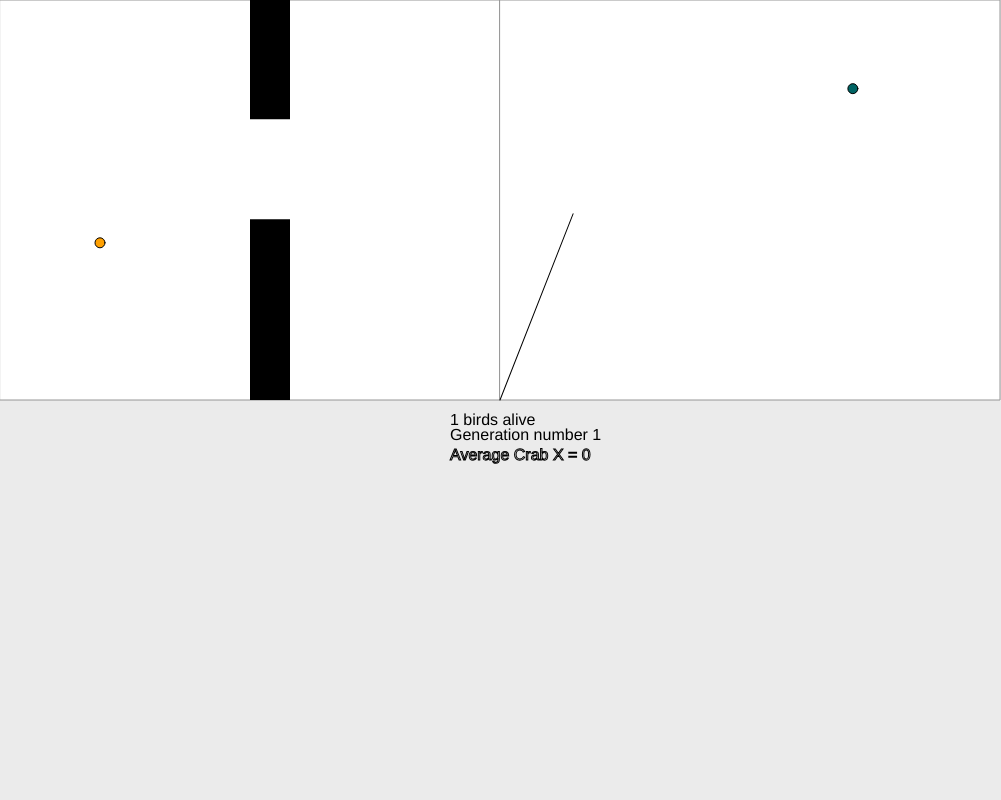
Frame 1 (no input)
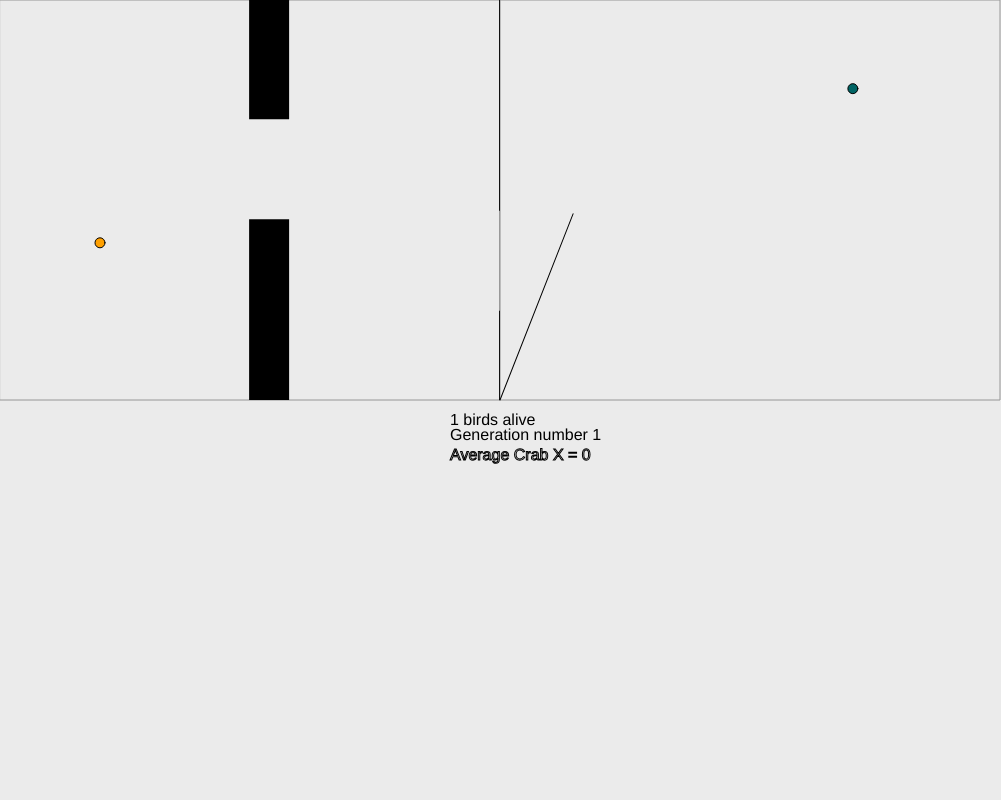
Frame 60 (no input)
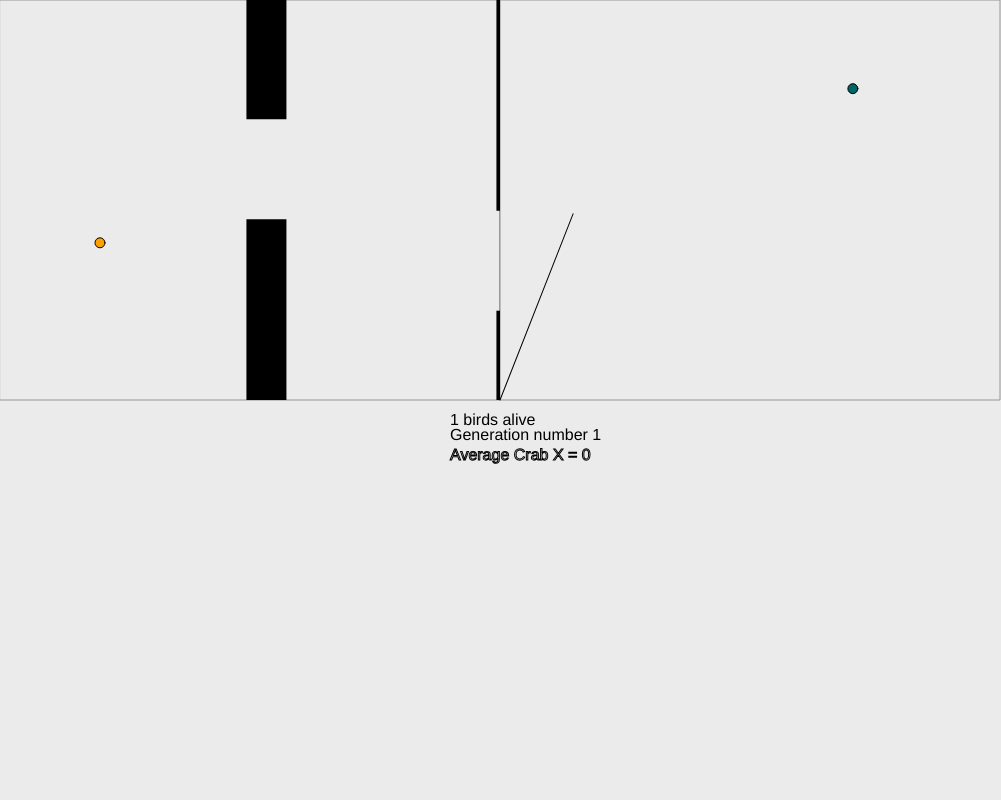
Frame 120 (the mouse pressed at the canvas centre since frame 60)

The p5.js sketch that drew these frames (run headless with seeded random() and noise() and a simulated clock; from frame 60 on, the mouse is pressed at the canvas centre):

// p5.js sketch
// ── sketch.js
/*

ToDo
Who fucking knows
*/
var mutationRate = 0.05;
var data = 0;
var gmov
var numOrganisms = 1
var organisms = [];
var net = 0;
var pipe1;
var pipe2;
var Bird;
var Target;
var counter = 0
var org = 0;
var sorted = [];
var testing = [];
var globalBirdFitness
var GenNum = 1;
var tries = 0;
var maxTries = 2;
var survivedPop = []
var crossoverRate = 1;
var mutationRate = 0.05;
var stepSize = 0.01
var genNew = 0.1;
var birdsAlive = numOrganisms;
var Averg = 0


function setup() {
    //frameRate(10);
    createCanvas(1001, 800)
    Target = new goal();
    data = random(-1, 1);
angleMode(DEGREES)
    //adds objects to the given arrays
    background(255)



    pipe1 = new pipe(250);
    pipe2 = new pipe(500);



    net = new NeuralNet(10, 15, 7);

    Bird = new bird();

    for (l = 0; l < numOrganisms; l++) {
        organisms.push(new organism());
        organisms[l].initBrain();
        organisms[l].id = l
    }

    org = new organism();
}

function draw() {


    stroke(150);
    background(235);
    rect(0, 0, 500, 400)
    rect(500, 0, 500, 400)
    noStroke()
    pipe1.Display();
    pipe2.Display();


    //Bird.Display();

    textSize(16);
    fill(0);
    text(birdsAlive + " birds alive", 450, 425);
    text("Generation number " + GenNum, 450, 440);

    for (d = 0; d < organisms.length; d++) {
        organisms[d].update();
    }

    

    //second game / reseting everything
    Target.Display();
    counter++
    gmov = false;
    var number = 0
    
    for (i = 0; i < organisms.length; i++) {
        
        if (organisms[i].bird.alive) {
            
            gmov = true
            i = organisms.length;
        }


    }
    for (i = 0; i < organisms.length; i++) {
        
        if (organisms[i].bird.alive) {
            number++;
            
            
        }
  Averg += (organisms[i].crab.X-500)

    }
    text("Average Crab X = " + Averg/organisms.length , 450, 460);
    Averg = 0
    birdsAlive = number

    ///////////DEBUG ZONE//////////////////

    ///////////DEBUG ZONE//////////////////
    if (!gmov) {
birdsAlive = 300;
        Target.generate();
        for (i = 0; i < organisms.length; i++) {
            organisms[i].crab.calcFitness();
            organisms[i].bird.calcFit();
            //organisms[i].fitness = (organisms[i].bird.fitness + organisms[i].crab.fitness)
            //organisms[i].fitness = (organisms[i].bird.fitness)
            organisms[i].fitness = (organisms[i].crab.fitness)
            if (organisms[i].fitness < 0) {
                organisms[i].fitness = 0.1;
            }

            organisms[i].bird.reset();
            organisms[i].crab.restart();

        }

        if (tries < maxTries) {

            tries++
        } else {
GenNum++
            //evolve(organisms);

            tries = 0;
        }



        pipe1.reset(250)
        pipe2.reset(500)
        
        gmov = true;
    }

    dispConns(net);



}

function keyPressed() {
    if (keyCode === ENTER) {
        Bird.jump();
    }
}

function dispConns(network) {
    var numInputs = network.inputs.length;
    var numOutputs = network.outputs.length;
    var inputGap = 400 / numInputs;
    var outputGap = 400 / numOutputs;

    for (i = 0; i < network.inputs.length; i++) {
        stroke(0, 0, 150);
        strokeWeight(5);
        ellipse(20, (i * inputGap) + 430, 20, 20);

        stroke(0);

        strokeWeight(2);
        for (j = 0; j < network.inputs[i].connectionsOut.length; j++) {

            line(20, (i * inputGap) + 430, network.inputs[i].connectionsOut[j].X, network.inputs[i].connectionsOut[j].Y)

        }
    }
    for (i = 0; i < network.outputs.length; i++) {
        
        stroke(100, 0, 150);
        strokeWeight(5);
        ellipse(980, (i * outputGap) + 430, 20, 20);
        network.outputs[i].X = 980;
        network.outputs[i].Y = (i * outputGap) + 430;
        noStroke();


    }
    for (i = 0; i < network.nodes.length; i++) {
        stroke(0);
        strokeWeight(2);
        for (j = 0; j < network.nodes[i].connectionsOut.length; j++) {
            line(network.nodes[i].X, network.nodes[i].Y, network.nodes[i].connectionsOut[j].X, network.nodes[i].connectionsOut[j].Y);

        }
    }
    for (i = 0; i < network.nodes.length; i++) {

        network.nodes[i].visualize();

    }

}

function isAlreadyIn(array, object) {

    for (i = 0; i < array.length; i++) {

        if (array[i] === object) {
            return false;

        }
    }
    return true;
}

function isAlreadyIn2(array, object) {

    for (i = 0; i < array.length; i++) {

        if (array[i] === object) {
            return i;

        }
    }
    return false;
}

function forEach(array, fn) {
    for (m = array.length; m < array.length; m++) {
        fn(m);
    }
}

// ── GA.js
function evolve() {
    Sort();
}

function Sort() {

    var srtd = false
    var remain = organisms.length - 1;
    var tempo

    while (!srtd) {
        srtd = true
        for (k = 0; k < remain; k++) {
            organisms[k].bird.previous = false;
            if (organisms[k].fitness > organisms[k + 1].fitness) {
                tempo = organisms[k]
                organisms[k] = organisms[k + 1]
                organisms[k + 1] = tempo
                srtd = false

            }
        }
    }
   
    net = organisms[organisms.length - 1].net

    organisms[organisms.length - 1].bird.previous = true

    nextGen();
}

function nextGen() {
    survivedPop = [];
    var maxFit = organisms[organisms.length - 1].fitness
    while (survivedPop.length < organisms.length / 2) {
        
        for (j = organisms.length - 1; j > 0; j--) {
            if (random(maxFit) < organisms[j].fitness && survivedPop.length < organisms.length / 2) {
                survivedPop.push(new organism())
                survivedPop[survivedPop.length - 1].id = organisms[j].id
                survivedPop[survivedPop.length - 1].bird = new bird();
                survivedPop[survivedPop.length - 1].crab = new crab();
                survivedPop[survivedPop.length - 1].net.outputs = [];
                survivedPop[survivedPop.length - 1].net.nodes = [];
                survivedPop[survivedPop.length - 1].net.inputs = [];
                for (k = 0; k < organisms[j].net.outputs.length; k++) {
                    survivedPop[survivedPop.length - 1].net.outputs.push(new outputNode())

                }
                for (k = 0; k < organisms[j].net.outputs.length; k++) {
                    survivedPop[survivedPop.length - 1].net.outputs[k].X = organisms[j].net.outputs[k].X
                    survivedPop[survivedPop.length - 1].net.outputs[k].Y = organisms[j].net.outputs[k].Y
                    survivedPop[survivedPop.length - 1].net.outputs[k].storage = organisms[j].net.outputs[k].storage
                    survivedPop[survivedPop.length - 1].net.outputs[k].id = organisms[j].net.outputs[k].id
                    survivedPop[survivedPop.length - 1].net.outputs[k].same = organisms[j].net.outputs[k].same

                }
                /////Preload some nodes//////
                for (g = 0; g < organisms[j].net.nodes.length; g++) {
                    survivedPop[survivedPop.length - 1].net.nodes.push(new node())
                }
                /////////

                for (g = 0; g < organisms[j].net.nodes.length; g++) {

                    ///////////This copies the connections out of the nodes///////////////
                    for (f = 0; f < organisms[j].net.nodes[g].connectionsOut.length; f++) {
                        for (o = 0; o < survivedPop[survivedPop.length - 1].net.outputs.length; o++) {

                            if (survivedPop[survivedPop.length - 1].net.outputs[o].same === organisms[j].net.nodes[g].connectionsOut[f].same) {

                                survivedPop[survivedPop.length - 1].net.nodes[g].connectionsOut.push(survivedPop[survivedPop.length - 1].net.outputs[o])
                            }


                        }
                    }
                    ///////////This copies the connections out of the nodes///////////////
                    ///////////This copies ///////////////
                    survivedPop[survivedPop.length - 1].net.nodes[g].weights = organisms[j].net.nodes[g].weights.slice();
                    survivedPop[survivedPop.length - 1].net.nodes[g].hasCon = organisms[j].net.nodes[g].hasCon;
                    survivedPop[survivedPop.length - 1].net.nodes[g].storage = organisms[j].net.nodes[g].storage;
                    survivedPop[survivedPop.length - 1].net.nodes[g].X = organisms[j].net.nodes[g].X;
                    survivedPop[survivedPop.length - 1].net.nodes[g].Y = organisms[j].net.nodes[g].Y;
                    survivedPop[survivedPop.length - 1].net.nodes[g].storage = organisms[j].net.nodes[g].storage;
                    survivedPop[survivedPop.length - 1].net.nodes[g].bias = organisms[j].net.nodes[g].bias;
                    survivedPop[survivedPop.length - 1].net.nodes[g].same = organisms[j].net.nodes[g].same;
                    ///////////This copies ///////////////

                }

                //////////preLoad some inputs//////////
                for (i = 0; i < organisms[j].net.inputs.length; i++) {
                    survivedPop[survivedPop.length - 1].net.inputs.push(new imputNode());
                }
                //////////preLoad some inputs//////////
                ////add some connections///////

                for (g = 0; g < organisms[j].net.inputs.length; g++) {

                    ///////////This copies the connections out of the nodes///////////////
                    for (f = 0; f < organisms[j].net.inputs[g].connectionsOut.length; f++) {
                        for (o = 0; o < survivedPop[survivedPop.length - 1].net.nodes.length; o++) {
                            if (survivedPop[survivedPop.length - 1].net.nodes[o].same === organisms[j].net.inputs[g].connectionsOut[f].same) {
                                survivedPop[survivedPop.length - 1].net.inputs[g].connectionsOut.push(survivedPop[survivedPop.length - 1].net.nodes[o])
                            }
                        }
                    }
                    ///////////This copies the connections out of the inputs///////////////
                    ///////////This copies ///////////////
                    survivedPop[survivedPop.length - 1].net.inputs[g].weights = organisms[j].net.inputs[g].weights.slice();
                    survivedPop[survivedPop.length - 1].net.inputs[g].id = organisms[j].net.inputs[g].id;
                    survivedPop[survivedPop.length - 1].net.inputs[g].hasCon = organisms[j].net.inputs[g].hasCon;
                    survivedPop[survivedPop.length - 1].net.inputs[g].storage = organisms[j].net.inputs[g].storage;
                    survivedPop[survivedPop.length - 1].net.inputs[g].threshold = organisms[j].net.inputs[g].threshold;
                    survivedPop[survivedPop.length - 1].net.inputs[g].bias = organisms[j].net.inputs[g].bias;

                    ///////////This copies ///////////////

                }
            }
        }
    }
    
    
     for(u = 0;u<organisms.length*genNew;u++){
        survivedPop.push(new organism()) 
         survivedPop[survivedPop.length-1].initBrain()
     }
    
    ///well now what should i put in... oh year add some random ones you dummy.
    while (survivedPop.length < organisms.length) {
        survivedPop.push(mutate(survivedPop,floor(random(survivedPop.length))))
        
        var ran = random(1);
        if(ran<mutationRate){
            addConnection(survivedPop[survivedPop.length-1])
        }
        ran = random(1);
         if(ran<mutationRate){
            removeConnection(survivedPop[survivedPop.length-1])
        }
        ran = random(1);
         if(ran<mutationRate){
            addNode(survivedPop[survivedPop.length-1])
        }
        ran = random(1);
         if(ran<mutationRate){
            removeNode(survivedPop[survivedPop.length-1])
        }
        ran = random(1);
         if(ran<mutationRate){
            changeId(survivedPop[survivedPop.length-1])
        }
        
        
    }
    
    
    var sillyWillie = organisms.length
    
    organisms = []
    
    for(w=0;w<survivedPop.length;w++){
       
        organisms.push(Clone(survivedPop,w))
    }
}

function crossover(p1, p2) {
    var parent1 = Clone(organisms, p1);
    var parent2 = Clone(organisms, p2);
    var sneakyNut = p1
    var p1ICOut = []
    var p2ICOut = []
    var p1NCOut = []
    var p2NCOut = []
    var tempInputs
    var tempNodes
    var tempOutputs
    //switch parent1 inputs and outputs
    //switch parent2 nodes


    tempInputs = parent2.net.inputs.slice()

    parent2.net.inputs = parent1.net.inputs.slice();

    parent1.net.inputs = tempInputs.slice();


    tempOutputs = parent2.net.outputs.slice();

    parent2.net.outputs = parent1.net.outputs.slice();

    parent1.net.outputs = tempOutputs.slice();


    tempNodes = parent1.net.nodes.slice();

    parent1.net.nodes = parent2.net.nodes.slice();

    parent2.net.nodes = tempNodes.slice();



    ////////DEBUG ZONE//////////

    ////////DEBUG ZONE//////////

    //clean the inputs
    for (i = 0; i < parent1.net.inputs.length; i++) {
        p1ICOut[i] = parent1.net.inputs[i].connectionsOut.length + 1
        parent1.net.inputs[i].connectionsOut = [];
    }

    for (i = 0; i < parent2.net.inputs.length; i++) {
        p2ICOut[i] = parent2.net.inputs[i].connectionsOut.length
        parent2.net.inputs[i].connectionsOut = [];
    }
    //clean the nodes
    for (i = 0; i < parent1.net.nodes.length; i++) {
        p1NCOut[i] = parent1.net.nodes[i].connectionsOut.length + 1
        parent1.net.nodes[i].connectionsOut = [];
    }

    for (i = 0; i < parent2.net.nodes.length; i++) {
        p2NCOut[i] = parent2.net.nodes[i].connectionsOut.length
        parent2.net.nodes[i].connectionsOut = [];
    }

    // Next: add shit to the connections out and adjust weight array



    for (w = 0; w < parent1.net.inputs.length; w++) {

        for (j = 0; j < p1ICOut[w]; j++) {
            var temp = parent1.net.nodes[floor(random(parent1.net.nodes.length))]
            if (isAlreadyIn(parent1.net.inputs[w].connectionsOut, temp)) {
                parent1.net.inputs[w].connectionsOut.push(temp)

            }
        }

        while (parent1.net.inputs[w].weights.length > parent1.net.inputs[w].connectionsOut.length) {
            parent1.net.inputs[w].weights.pop();
        }
        while (parent1.net.inputs[w].weights.length < parent1.net.inputs[w].connectionsOut.length) {
            parent1.net.inputs[w].weights.push(random(0, 1));
        }


    }

    for (u = 0; u < parent2.net.inputs.length; u++) {

        for (j = 0; j < p2ICOut[u]; j++) {
            var temp = parent2.net.nodes[floor(random(parent2.net.nodes.length))]
            if (isAlreadyIn(parent2.net.inputs[u].connectionsOut, temp)) {

                parent2.net.inputs[u].connectionsOut.push(temp)

            }
        }
        while (parent2.net.inputs[u].weights.length > parent2.net.inputs[u].connectionsOut.length) {
            parent2.net.inputs[u].weights.pop();
        }
        while (parent2.net.inputs[u].weights.length < parent2.net.inputs[u].connectionsOut.length) {
            parent2.net.inputs[u].weights.push(random(0, 1));
        }

    }




    for (v = 0; v < parent1.net.nodes.length; v++) {

        for (j = 0; j < p1NCOut[v]; j++) {
            var temp = parent1.net.outputs[floor(random(parent1.net.outputs.length))]
            if (isAlreadyIn(parent1.net.nodes[v].connectionsOut, temp)) {
                parent1.net.nodes[v].connectionsOut.push(temp)

            }
        }
        while (parent1.net.nodes[v].weights.length > parent1.net.nodes[v].connectionsOut.length) {
            parent1.net.nodes[v].weights.pop();
        }
        while (parent1.net.nodes[v].weights.length < parent1.net.nodes[v].connectionsOut.length) {
            parent1.net.nodes[v].weights.push(0, 1);
        }
    }

    for (u = 0; u < parent2.net.nodes.length; u++) {

        for (j = 0; j < p2NCOut[u]; j++) {
            var temp = parent2.net.outputs[floor(random(parent2.net.outputs.length))]
            if (isAlreadyIn(parent2.net.nodes[u].connectionsOut, temp)) {

                parent2.net.nodes[u].connectionsOut.push(temp)

            }
        }
        while (parent2.net.nodes[u].weights.length > parent2.net.nodes[u].connectionsOut.length) {
            parent2.net.nodes[u].weights.pop();
        }
        while (parent2.net.nodes[u].weights.length < parent2.net.nodes[u].connectionsOut.length) {
            parent2.net.nodes[u].weights.push(random(0, 1));
        }

    }
    return [parent1, parent2]

}

function mutate(organ) {


}


/*
////////////////////////////////////////////////////////////////
\\\\\\\\\\\\\\\\\\\\\\\\\\\\\\\\\\\\\\\\\\\\\\\\\\\\\\\\\\\\\\\\
////////////////////////////////////////////////////////////////
\\\\\\\\\\\\\\\\\\\\\\\\\\\\\\\\\\\\\\\\\\\\\\\\\\\\\\\\\\\\\\\\
////////////////////////////////////////////////////////////////
\\\\\\\\\\\\\\\\\\\\\\\\\\\\\\\\\\\\\\\\\\\\\\\\\\\\\\\\\\\\\\\\
////////////////////////////////////////////////////////////////
\\\\\\\\\\\\\\\\\\\\\\\\\\\\\\\\\\\\\\\\\\\\\\\\\\\\\\\\\\\\\\\\
////////////////////////////////////////////////////////////////
\\\\\\\\\\\\\\\\\\\\\\\\\\\\\\\\\\\\\\\\\\\\\\\\\\\\\\\\\\\\\\\\
////////////////////////////////////////////////////////////////
\\\\\\\\\\\\\\\\\\\\\\\\\\\\\\\\\\\\\\\\\\\\\\\\\\\\\\\\\\\\\\\\
*/


function Clone(OLD, j) {
    var NEW = []


    NEW.push(new organism())
    NEW[NEW.length - 1].id = OLD[j].id
    NEW[NEW.length - 1].bird = new bird();
    NEW[NEW.length - 1].crab = new crab();
    NEW[NEW.length - 1].net.outputs = [];
    NEW[NEW.length - 1].net.nodes = [];
    NEW[NEW.length - 1].net.inputs = [];
    for (k = 0; k < OLD[j].net.outputs.length; k++) {
        NEW[NEW.length - 1].net.outputs.push(new outputNode())

    }
    for (k = 0; k < OLD[j].net.outputs.length; k++) {
        NEW[NEW.length - 1].net.outputs[k].X = OLD[j].net.outputs[k].X
        NEW[NEW.length - 1].net.outputs[k].Y = OLD[j].net.outputs[k].Y
        NEW[NEW.length - 1].net.outputs[k].storage = OLD[j].net.outputs[k].storage
        NEW[NEW.length - 1].net.outputs[k].id = OLD[j].net.outputs[k].id
        NEW[NEW.length - 1].net.outputs[k].same = OLD[j].net.outputs[k].same

    }
    /////Preload some nodes//////
    for (g = 0; g < OLD[j].net.nodes.length; g++) {
        NEW[NEW.length - 1].net.nodes.push(new node())
    }
    /////////

    for (g = 0; g < OLD[j].net.nodes.length; g++) {

        ///////////This copies the connections out of the nodes///////////////
        for (f = 0; f < OLD[j].net.nodes[g].connectionsOut.length; f++) {
            for (o = 0; o < NEW[NEW.length - 1].net.outputs.length; o++) {

                if (NEW[NEW.length - 1].net.outputs[o].same === OLD[j].net.nodes[g].connectionsOut[f].same) {

                    NEW[NEW.length - 1].net.nodes[g].connectionsOut.push(NEW[NEW.length - 1].net.outputs[o])
                }


            }
        }
        ///////////This copies the connections out of the nodes///////////////
        ///////////This copies ///////////////
        NEW[NEW.length - 1].net.nodes[g].weights = OLD[j].net.nodes[g].weights.slice();
        NEW[NEW.length - 1].net.nodes[g].hasCon = OLD[j].net.nodes[g].hasCon;
        NEW[NEW.length - 1].net.nodes[g].storage = OLD[j].net.nodes[g].storage;
        NEW[NEW.length - 1].net.nodes[g].X = OLD[j].net.nodes[g].X;
        NEW[NEW.length - 1].net.nodes[g].Y = OLD[j].net.nodes[g].Y;
        NEW[NEW.length - 1].net.nodes[g].storage = OLD[j].net.nodes[g].storage;
        NEW[NEW.length - 1].net.nodes[g].bias = OLD[j].net.nodes[g].bias;
        NEW[NEW.length - 1].net.nodes[g].same = OLD[j].net.nodes[g].same;
        ///////////This copies ///////////////

    }

    //////////preLoad some inputs//////////
    for (i = 0; i < OLD[j].net.inputs.length; i++) {
        NEW[NEW.length - 1].net.inputs.push(new imputNode());
    }
    //////////preLoad some inputs//////////
    ////add some connections///////

    for (g = 0; g < OLD[j].net.inputs.length; g++) {

        ///////////This copies the connections out of the nodes///////////////
        for (f = 0; f < OLD[j].net.inputs[g].connectionsOut.length; f++) {
            for (o = 0; o < NEW[NEW.length - 1].net.nodes.length; o++) {
                if (NEW[NEW.length - 1].net.nodes[o].same === OLD[j].net.inputs[g].connectionsOut[f].same) {
                    NEW[NEW.length - 1].net.inputs[g].connectionsOut.push(NEW[NEW.length - 1].net.nodes[o])
                }
            }
        }
        ///////////This copies the connections out of the inputs///////////////
        ///////////This copies ///////////////
        NEW[NEW.length - 1].net.inputs[g].weights = OLD[j].net.inputs[g].weights.slice();
        NEW[NEW.length - 1].net.inputs[g].id = OLD[j].net.inputs[g].id;
        NEW[NEW.length - 1].net.inputs[g].hasCon = OLD[j].net.inputs[g].hasCon;
        NEW[NEW.length - 1].net.inputs[g].storage = OLD[j].net.inputs[g].storage;
        NEW[NEW.length - 1].net.inputs[g].threshold = OLD[j].net.inputs[g].threshold;
        NEW[NEW.length - 1].net.inputs[g].bias = OLD[j].net.inputs[g].bias;

        ///////////This copies ///////////////

    }



    return NEW[0];

}

function mutate(Array,id){
    
    var array = Clone(Array,id)
    
var a = random(-1, 1);

        for (d = 0; d < array.net.inputs.length; d++) {
            
            a = random(-1, 1);
            if (abs(a) < 0.5) {
                    if (a < 0) {
                       
                        array.net.inputs[d].bias += stepSize
                        
                    } else {
                        array.net.inputs[d].bias -= stepSize
                    }
                }
            a = random(-1, 1);
            if (abs(a) < 0.5) {
                    if (a < 0) {
                        
                        array.net.inputs[d].threshold += stepSize
                    } else {
                        array.net.inputs[d].threshold -= stepSize
                    }
                }
            
            
            
            
            for (b = 0; b < array.net.inputs[d].connectionsOut.length; b++) {
                a = random(-1, 1);
                if (abs(a) < 0.5) {
                    if (a < 0) {
                        array.net.inputs[d].weights[b] += stepSize
                    } else {
                        array.net.inputs[d].weights[b] -= stepSize
                    }
                }
            }
        
        for (i = 0; i < array.net.nodes.length; i++) {
            
            a = random(-1, 1);
                if (abs(a) < 0.5) {
                    if (a < 0) {
                        array.net.nodes[i].threshold += stepSize
                    } else {
                        array.net.nodes[i].threshold -= stepSize
                    }
                }
            a = random(-1, 1);
                if (abs(a) < 0.5) {
                    if (a < 0) {
                        array.net.nodes[i].bias += stepSize
                    } else {
                        array.net.nodes[i].bias -= stepSize
                    }
                }
            
            
            for (b = 0; b < array.net.nodes[i].connectionsOut.length; b++) {
                a = random(-1, 1);
                if (abs(a) < 0.5) {
                    if (a < 0) {
                        array.net.nodes[i].weights[b] += stepSize
                    } else {
                        array.net.nodes[i].weights[b] -= stepSize
                    }
                }
            }
        }
        }
    return array
    
}
function addConnection(o){
    
        var index
        var test
        if (random(0, 1) < 0.5) {
            //add conection to node
            if (o.net.nodes.length > 0) {
                index = round(random(o.net.nodes.length - 1))
                test = false;

                for (z = 0; z < o.net.outputs.length; z++) {
                    if (isAlreadyIn(o.net.nodes[index].connectionsOut, o.net.outputs[z])) {

                        test = true;

                        append(o.net.nodes[index].connectionsOut, o.net.outputs[z])
                        o.net.nodes[index].weights[o.net.nodes[index].weights.length] = random(0, 1);
                        z = o.net.outputs.length
                    }
                }

            }
        } else {
            //add connection to node
            if (o.net.inputs.length > 0) {

                index = round(random(o.net.inputs.length - 1))

                test = false;

                for (z = 0; z < o.net.nodes.length; z++) {
                    if (isAlreadyIn(o.net.inputs[index].connectionsOut, o.net.nodes[z])) {

                        test = true;

                        append(o.net.inputs[index].connectionsOut, o.net.nodes[z])

                        o.net.inputs[index].weights[o.net.inputs[index].weights.length] = random(0, 1);
                        z = o.net.nodes.length
                    }
                }


            }
        }
}
function removeConnection(o){
     if (random(0, 1) < 0.5) {
            if (o.net.inputs.length > 0) {
                var inputR = round(random(0, o.net.inputs.length - 1))
                var index = round(random(0, o.net.inputs[inputR].connectionsOut.length))
                //splice(o.net.inputs[inputR].connectionsOut,index)
                //splice(o.net.inputs[inputR].weights,index)


                o.net.inputs

                if (o.net.inputs[inputR].connectionsOut.length > 1) {
                    o.net.inputs[inputR].connectionsOut[o.net.inputs[inputR].connectionsOut.length - 1] = o.net.inputs[inputR].connectionsOut[index]
                    o.net.inputs[inputR].connectionsOut.pop();
                    o.net.inputs[inputR].weights[o.net.inputs[inputR].weights.length - 1] = o.net.inputs[inputR].weights[index]
                    o.net.inputs[inputR].weights.pop();
                }
            }
        } else {
            if (o.net.nodes.length > 0) {
                var node = round(random(0, o.net.nodes.length - 1))

                var ndx = round(random(0, o.net.nodes[node].connectionsOut.length))


                o.net.inputs

                //splice(o.net.inputs[inputR].connectionsOut,index)
                //splice(o.net.inputs[inputR].weights,index)
                if (o.net.nodes[node].connectionsOut.length > 1) {
                    o.net.nodes[node].connectionsOut[o.net.nodes[node].connectionsOut.length - 1] = o.net.nodes[node].connectionsOut[ndx]
                    o.net.nodes[node].connectionsOut.pop();
                    o.net.nodes[node].weights[o.net.nodes[node].weights.length - 1] = o.net.nodes[node].weights[ndx]
                    o.net.nodes[node].weights.pop();
                }



            }
        }
}
function addNode (o){
    var rndm = random(0,1)
        if (rndm > 0.66) {
            //add input
            o.net.inputs.push(new imputNode())
        } else if (rndm > 0.33) {
            //add node
            o.net.nodes[o.net.nodes.length] = new node();
            o.net.nodes[o.net.nodes.length - 1].X = random(75, 900);
            o.net.nodes[o.net.nodes.length - 1].Y = random(420, 780);
        } else {
            //add output
            
            o.net.outputs.push(new outputNode())
            
        }
}
function removeNode(o){
   
    if (random(0, 1) > 0.66) {
        
            if (o.net.inputs.length === 1) {
                this.generateNew(o);

            } else {

                // input
                var tempI = round(random(0, o.net.inputs.length - 1))
                o.net.inputs[tempI] = o.net.inputs[o.net.inputs.length - 1]
                o.net.inputs.pop();
              
            }
        } else if (random(0, 1) > 0.33) {

            // node
            if (o.net.nodes.length === 1) {
                this.generateNew(o);

            } else {
                
                var tempN = round(random(0, o.net.nodes.length - 1))

                for (var y = 0; y < o.net.inputs.length; y++) {

                    if (isAlreadyIn(o.net.inputs[y].connectionsOut, o.net.nodes[tempN])) {

                    } else {
                        if (o.net.inputs.length > 0) {


                            var n = isAlreadyIn2(o.net.inputs[y].connectionsOut, o.net.nodes[tempN])

                            o.net.inputs[y].connectionsOut[n] = o.net.inputs[y].connectionsOut[o.net.inputs[y].connectionsOut.length - 1]

                            o.net.inputs[y].connectionsOut.length = o.net.inputs[y].connectionsOut.length-1
                            
                            
                        }
                    }
                }
                o.net.nodes[tempN] = o.net.nodes[o.net.nodes.length - 1]
                o.net.nodes.pop();
            }
            
        } else {

            // output
            if (o.net.outputs.length === 1) {
                this.generateNew(o);

            } else {
                var tempO = round(random(0, o.net.outputs.length - 1))
                /////////

                for (var y = 0; y < o.net.nodes.length; y++) {

                    if (isAlreadyIn(o.net.nodes[y].connectionsOut, o.net.outputs[tempN]) === true) {

                    } else {
                        if (o.net.nodes.length > 0) {


                            var n = isAlreadyIn2(o.net.nodes[y].connectionsOut, o.net.outputs[tempN])

                            o.net.nodes[y].connectionsOut[n] = o.net.nodes[y].connectionsOut[o.net.nodes[y].connectionsOut.length - 1]

                            o.net.nodes[y].connectionsOut.pop();
                        }
                    }
                }

                /////////

                o.net.outputs[tempO] = o.net.outputs[o.net.outputs.length-1]
                o.net.nodes.pop()
            }
            
            
        }
}
function changeId (o){
    
        if (random(0, 2 < 1)) {
            if (o.net.inputs.length > 0) {
                //input
                o.net.inputs[round(random(0, o.net.inputs.length - 1))].id = round(random(1, 10));
            }
        } else if (o.net.outputs.length > 0) {
            //output
            o.net.outputs[round(random(0, o.net.outputs.length - 1))].id = round(random(1, 6))
        }
}
function generateNew (o){
    
    o.net = []
     o.net = new NeuralNet(2,2,2)
    
    o.net.initNN()
    

}



// ── Organism.js
function organism() {
     this.id = random(1);
    this.net = new NeuralNet(5,5, 10)
    this.bird = new bird();
    this.crab = new crab();
    this.fitness = 0;
    this.survived = false;
    this.previousFitness;
   

    this.initBrain = function () {
        this.net.initNN();
    }
    this.reset = function () {
        this.bird.reset();
        this.crab.restart();
    }
    this.update = function () {

        this.net.updateNetwork(this.bird, this.crab)
        if (pipe1.Collide(this.bird) || pipe2.Collide(this.bird)) {
            this.bird.alive = false
        }

        this.bird.Display();

        this.crab.Display();

    }

}

// ── Pipes.js
function pipe(x) {
    //lots of variables for easy of data transfer?
    this.pipeTop = random(50,250)
    this.pipeBottom = 0;
    this.pipeX = x;
    this.pipeY = 0;
    this.pipeWidth = 40;
    this.pipeSpeed = 0;
    this.pipeBottomHeight = 0;

    this.reset = function (x) {
        this.pipeTop = random(0, 275);
        //this.pipeTop = random(50,250)
        this.pipeBottom = 0;
        this.pipeX = x;
        this.pipeSpeed = 2;
    }
    this.Display = function () {
        if (this.pipeX <= -40) {
            this.pipeX = 500;
            this.pipeTop = random(0, 300);
        }
        this.pipeX -= this.pipeSpeed;
        if (this.pipeX > 460) {
            this.pipeWidth = 500 - this.pipeX
        } else {
            this.pipeWidth = 40;
        }

        this.pipeBottomHeight = 300 - this.pipeTop;
        fill(0)
        rect(this.pipeX, this.pipeTop - 400, this.pipeWidth, 400)
        rect(this.pipeX, this.pipeTop + 100, this.pipeWidth, this.pipeBottomHeight)
        fill(255);
        this.pipeSpeed += 0.0005
    }
    this.Collide = function (bird) {

        if (bird.birdX > this.pipeX && bird.birdX < this.pipeX + this.pipeWidth) {
            
            //print("between the X")
            if (bird.birdY < this.pipeTop || bird.birdY > this.pipeTop + 100) {
                // print("between the Y")
                return true;
            }
        }
        if(bird.birdY===395){
            bird.alive = false;
        }

    }
}

// ── bird.js
function bird() {
this.originalY = random(200,300)
    this.birdX = 100;
    this.birdY = this.originalY
    this.gravity = 0;
    this.birdVelo = 0;
    this.alive = true;
    this.fitness = 0;
    this.previous = false;

    this.Display = function () {
if(this.alive){
  this.fitness ++;
    globalBirdFitness = this.fitness
        this.birdVelo -= this.gravity;
        if (this.birdY < 395) {
            this.birdY -= this.birdVelo;
        } else {
            this.birdY = 395
        }

        fill(255,160,0);
    stroke(0);
    strokeWeight(1);
    if(this.previous){
        fill(0,0,250);
    }
        ellipse(this.birdX, this.birdY, 10, 10);
        fill(255);
}
    }
    this.jump = function () {
      if(this.birdY>5){
       this.birdVelo = 5;
      }else{
          this.alive  = false;
      }
        this.birdY -= this.birdVelo;
        
    
    }
    this.reset = function(){
      this.birdX = 100;
    this.birdY = this.originalY
    this.birdVelo = 0
    this.alive = true;
        //this.fitness = 0;
        //globalBirdFitness = 0;
    }
    this.calcFit = function(){
        
      this.fitness =  (( this.fitness )/ globalBirdFitness)
        testing.push(this.fitness);
        
    }
}

// ── crab.js
function crab() {
     this.X = 500
        this.Y = 390
    
    this.power = 10;
    this.speedX = 0;
    this.speedY = 0;
    this.fitness = 0;
    this.fired = false;
    this.Acc = -0.1
    this.angle = - random(0,90)
    this.Display = function () {
       
        fill(255, 0, 0)
        push();
        translate(500,400);
        rotate(this.angle)
        line(0,0,200,0)
        pop();
        fill(255, 0, 0)
        
        if (this.fired){
            
            
            if(this.Y > 395){
                print("hit")
                this.Y = 394
                this.speedY = 0
                this.speedX = 0
                
            }else{
                this.speedY += this.Acc
            this.Y -= this.speedY;
            }
            
            if(this.X < 990){
                this.X += this.speedX;
            }else{
                this.X = 990
                this.speedX *= -1
                this.Acc = 0
                this.speedY = 0
            }
            
            ellipse(this.X, this.Y, 10, 10)
        }
        noFill();
    }
    this.fire = function(){
        if(this.fired === false){
        this.fired = true
        this.speedX = cos(-this.angle)*this.power;
        this.speedY = sin(-this.angle)*this.power;
        
        }
    }
    this.yaw = function(){
        this.angle -= 1;
    }
    this.restart = function () {

        this.X = 500
        this.Y = 400
        this.fitness = 0;
    }
    this.moveUp = function () {
        if (this.Y > 5) {
         //this.Y -= this.Speed;
        }
    }
    this.moveDown = function () {
        if (this.Y < 395) {
            //this.Y += this.Speed;
        }
    }
    this.moveLeft = function () {
        if (this.X > 505) {
            //this.X -= this.Speed;
        }
    }
    this.moveRight = function () {
        if (this.X < 995) {
            //this.X += this.Speed;
        }
    }
    this.calcFitness = function () {
        // Fitness is equal to staarting distance from the target minus the final distance in order to stop luck from being as much of a factor. (well not really anymore)

        if (dist(this.startingX, this.startingY, Target.X, Target.Y) - dist(this.X, this.Y, Target.X, Target.Y) >= 0) {

            this.fitness = ((dist(this.startingX, this.startingY, Target.X, Target.Y) - dist(this.X, this.Y, Target.X, Target.Y)) / dist(this.startingX, this.startingY, Target.X, Target.Y)) + 0.01

            if (this.fitness > 1) {
                this.fitness = 1;
            }
        } else {
            this.fitness = ((-dist(this.X, this.Y, Target.X, Target.Y)) / (dist(this.startingX, this.startingY, Target.X, Target.Y) + 0.01))

        }
        if (this.fitness < 0) {
            this.fitness = 0.01
        }


    }
}

// ── goal.js
function goal(){
  this.X = random(510,990);
  this.Y = random(10,390);
  this.generate = function(){
    this.X = random(510,990);
    this.Y = random(10,390);
  }
  this.Display = function(){
    fill(0,100,100);
    ellipse(this.X,this.Y,10,10);
    noFill();
  }
  this.touch = function(obj){
    if(dist(this.X,this.Y,obj.X,obj.Y)<20)
    {
      return true;
    }
  }
}
// ── imputnode.js
function imputNode() {
    this.connectionsOut = [];
    this.id = round(random(0, 10));
    this.weights = [];
    this.hasCon = false;
    this.storage = 0;
    this.threshold = random(0,1)
    this.bias = random(-1,1)
    this.input = function (bird, crab) {

        if (this.id === 10) {

            //pipeTop
            if (pipe1.pipeX < pipe2.pipeX && pipe1.pipeX > 0) {
                this.storage = (-abs(pipe1.pipeTop - bird.birdY + 0.1) + 400) / 400
            } else {
                this.storage = (-abs(pipe2.pipeTop - bird.birdY + 0.1) + 400) / 400
            }
        } else if (this.id === 9) {
            //pipe.X
            if (pipe1.pipeX < pipe2.pipeX && pipe1.pipeX > 0) {
                this.storage = (abs(pipe1.pipeX - bird.birdX)) / 150
            } else {
                this.storage = (abs(pipe2.pipeX - bird.birdX)) / 150
            }
        } else if (this.id === 8) {
            //crab Y
            this.storage = (crab.Y) / 400
        } else if (this.id === 7) {
            //dist between pipe and bird
            if (pipe1.pipeX < pipe2.pipeX && pipe1.pipeX > 0) {
                this.storage = (-dist(bird.birdX, 1, pipe1.pipeX, 1) + 150) / 150
            } else {
                this.storage = (-dist(bird.birdX, 1, pipe2.pipeX, 1) + 150) / 150;
            }
        } else if (this.id === 6) {
            //bird Y
            this.storage = (bird.birdY) / 400
        } else if (this.id === 5) {
            //bird velocity
            //Hard to normalize this data think of a better way.
            this.storage = bird.birdVelo / 10
        } else if (this.id === 4) {
            //target X
            this.storage = (Target.X-crab.X) / 500
        } else if (this.id === 3) {
            //target Y
            this.storage = (Target.Y-crab.Y) / 400
        } else if (this.id === 2) {
            //crab x
            this.storage = (crab.X - 500) / 500;
        } else {
            this.storage = crab.Y / 400
        }

        //print("hello this is an imput node speaking... i have just recived some data and im doing some shit with it now.")
        //this.storage = this.storage/(1+abs(this.storage));
        this.sendData();
        
    }

    this.sendData = function () {
this.storage += this.bias;
        //for each connection this will send the data to it.
        this.storage = this.storage / (1 + abs(this.storage));
        for (i = 0; i < this.connectionsOut.length; i++) {

            //print(this.connectionsOut[i])
            //threshold zone
            if(this.storage-this.threshold>0){
            this.connectionsOut[i].input(this.storage, this.weights[i])
            }
        }
        this.storage = 0
    }

}

// ── network.js
function NeuralNet(iMax, nMax, oMax) {
    this.inputMax = round(random(1, iMax));
    this.nodeMax = round(random(1, nMax));
    this.outMax = round(random(2, oMax));
    this.inputs = [];
    this.nodes = [];
    this.outputs = [];
    this.temp = 0;
    this.test = 0;
    this.initNN = function () {


        //create new objects and add them to the arrays
        for (i = 0; i < this.inputMax; i++) {

            this.inputs.push(new imputNode());
        }
        for (n = 0; n < this.nodeMax; n++) {

            this.nodes[n] = new node();

            this.nodes[n].X = random(75, 900);
            this.nodes[n].Y = random(420, 780);

        }
        for (o = 0; o < this.outMax; o++) {

            this.outputs[o] = new outputNode();
        }
        //start adding random connections
        //first with inputs

        for (z = 0; z < this.inputs.length; z++) {
            for (b = 0; b < 1; b++) {
                for (x = 0; x < this.nodes.length; x++) {

                    //this should* give around 1 connection to each input
                    if (random(0, 1) < (1 / (this.nodes.length))) {
                        //sets the inputs connection out to a node
                        if (!isAlreadyIn(this.inputs[z].connectionsOut, this.nodes[x])) {
                            this.inputs[z].connectionsOut[this.inputs[z].connectionsOut.length] = this.nodes[x]
                            this.inputs[z].weights[this.inputs[z].weights.length] = random(-1, 1);
                            this.nodes[x].hasCon = true;
                        }
                    }
                }
            }
        }
        //makes sure every node has a connection

        for (c = 0; c < this.nodes.length; c++) {
            //if node doesnt have connection then assign a random input to fix that
            if (!this.nodes[c].hasCon) {
                this.temp = round(random(1, this.inputs.length))
                this.inputs[this.temp - 1].connectionsOut[this.inputs[this.temp - 1].connectionsOut.length] = this.nodes[c]
                this.inputs[this.temp - 1].weights[this.inputs[this.temp - 1].weights.length] = random(-1, 1);

            }
        }

        for (z = 0; z < this.nodes.length; z++) {
            for (t = 0; t < 1; t++) {
                for (x = 0; x < this.outputs.length; x++) {
                    //this should* give around 1 connection to each node
                    if (random(0, 1) < (1 / (this.outputs.length))) {
                        //sets the nodes connection out to a node
                        if (!isAlreadyIn(this.nodes[z].connectionsOut, this.outputs[x])) {
                            this.nodes[z].connectionsOut[this.nodes[z].connectionsOut.length] = this.outputs[x]
                            this.nodes[z].weights[this.nodes[z].weights.length] = random(-1, 1);
                            this.outputs[x].hasCon = true;
                        }
                    }
                }
            }
        }
        //makes sure every node has a connection

        for (c = 0; c < this.outputs.length; c++) {
            //if node doesnt have connection then assign a random input to fix that
            if (!this.outputs[c].hasCon) {
                this.temp = round(random(1, this.nodes.length))
                this.nodes[this.temp - 1].connectionsOut[this.nodes[this.temp - 1].connectionsOut.length] = this.outputs[c]
                this.nodes[this.temp - 1].weights[this.nodes[this.temp - 1].weights.length] = random(-1, 1);
            }
        }



    }


    this.updateNetwork = function (b,c) {
var temp = this.outputs[0];
        for (n = 0; n < this.inputs.length; n++) {
            this.inputs[n].input(b,c);
        }
        


        for (l = 0; l < this.nodes.length; l++) {
          //print(this.nodes[0].storage)
          //this.nodes[l].output();
            //this.nodes[l].clear();
        }
        for (g = 0; g < this.outputs.length; g++) {
          this.outputs[g].normalize();
          
            
        }
        for (g = 0; g < this.outputs.length-1; g++) {
          if (this.outputs[g].storage<this.outputs[g+1].storage){
            temp = this.outputs[g+1]
            
          }
        }
        
        
temp.print(b,c);

for (g = 0; g < this.outputs.length; g++) {
    //print(this.outputs[g].storage)
          this.outputs[g].clear();

          
            
        }
    }


}

// ── node.js
function node() {
    this.connectionsOut = [];
    this.weights=[];
    this.hasCon=false;
    this.storage = 0
    this.X = 0;
    this.Y = 0;
    this.same = random()*random()
    this.threshold = 0
this.bias = 0
    this.input = function (num,weight) {
      
        this.storage += (num*weight);
        //print("hello this is a node speaking... i have just recived some data and im doing some shit with it now.")
    
      this.output();
    }
    this.clear = function () {
        //this.storage = 0;
    }
    this.output = function () {
      this.storage += this.bias;
      this.storage =  this.storage/(1+abs(this.storage));
      
     // print("um well i just got called on i dont know if all my other buddies got called on as well")
        if(this.storage-this.threshold>0){
        for (m = 0; m < this.connectionsOut.length; m++) {
            this.connectionsOut[m].input(this.storage,this.weights[m]);
            
        }
        }
        //this.storage = 0
    }
    
    this.visualize = function(){
      stroke(15,100,15);
      strokeWeight(5);
      ellipse(this.X,this.Y,20.20)
      noStroke();
    }

}

// ── outputNode.js
function outputNode() {
    this.X = 0;
    this.Y = 0;
    this.storage = 0;
    this.id = floor(random(1, 7));
    this.same = random()*random()
    this.input = function (num, weight) {
        this.storage += (num * weight);
        //print("hello this is a OutputNode speaking... i have just recived some data and im doing some shit with it now.")
        //print(this.storage)
    }
    this.clear = function () {
        this.storage = 0;
    }
    this.print = function (bird, crab) {
        // print(this)
        if (this.id === 6) {
            //nothing Bird
        } else if (this.id === 5) {
            //jump
            bird.jump();
        } else if (this.id === 4) {
            //up
            crab.moveUp();
        } else if (this.id === 3) {
            //down
            crab.moveDown();
        } else if (this.id === 2) {
            //left
            crab.moveLeft();
            //print(this.id)
            //print("moving left")
        } else if (this.id === 1) {
            //right
            crab.moveRight();
            //print(this.id)
            //print("moving right")
        } else {
            //nothing crab
            ///print(this.id)
            //print("nothing")
        }

    }
    this.normalize = function () {
        //print(this.storage)
        //print(this.storage/(1+abs(this.storage)));
        this.storage = this.storage / (1 + abs(this.storage))

    }



}
